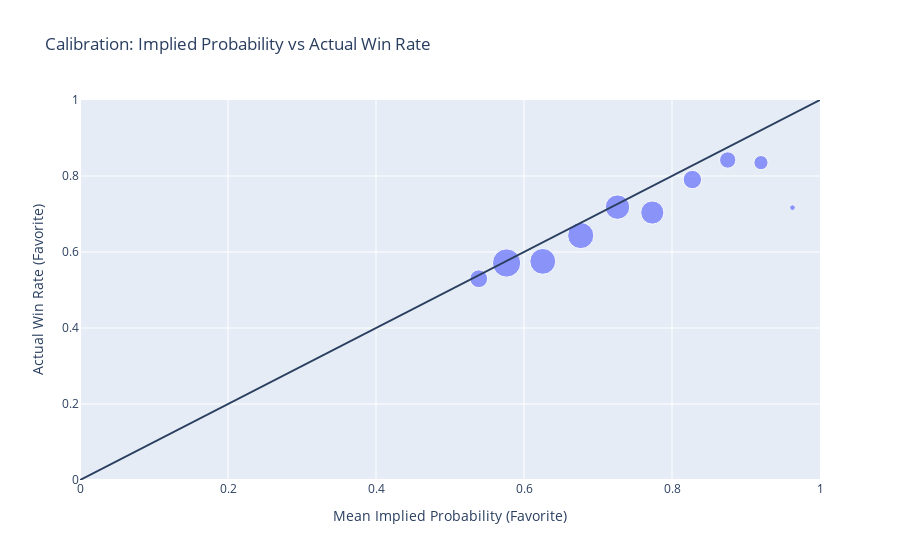

Here is the notebook cell this chart was saved with:
### Code cell
favorites = favorites.dropna(subset=["implied_prob"]).copy()

bins = np.linspace(0, 1, 21)  # 20 bins
favorites["prob_bin"] = pd.cut(favorites["implied_prob"], bins=bins, include_lowest=True)

calib = (
    favorites.groupby("prob_bin", as_index=False)
    .agg(
        implied_prob_mean=("implied_prob", "mean"),
        actual_win_rate=("favorite_won", "mean"),
        n=("favorite_won", "size")
    )
)

calib = calib[calib["n"] >= 10].copy()

fig_calib = px.scatter(
    calib,
    x="implied_prob_mean",
    y="actual_win_rate",
    size="n",
    hover_data=["n"],
    title="Calibration: Implied Probability vs Actual Win Rate"
)

fig_calib.add_shape(
    type="line",
    x0=0, y0=0,
    x1=1, y1=1
)

fig_calib.update_layout(
    xaxis_title="Mean Implied Probability (Favorite)",
    yaxis_title="Actual Win Rate (Favorite)",
    xaxis=dict(range=[0, 1]),
    yaxis=dict(range=[0, 1])
)

### Figure 1 — Plotly figure (JSON) as saved in the notebook; plotly's stock layout.template omitted (floating-point values rounded to 4 significant figures)
{"data": [{"customdata": [[1724], [4341], [3622], [3712], [3253], [2904], [1839], [1450], [1092], [173]], "hovertemplate": "implied_prob_mean=%{x}<br>actual_win_rate=%{y}<br>n=%{customdata[0]}<extra></extra>", "legendgroup": "", "marker": {"color": "#636efa", "size": [1724, 4341, 3622, 3712, 3253, 2904, 1839, 1450, 1092, 173], "sizemode": "area", "sizeref": 10.85, "symbol": "circle"}, "mode": "markers", "name": "", "orientation": "v", "showlegend": false, "type": "scatter", "x": [0.5389, 0.5765, 0.6254, 0.6767, 0.7263, 0.7734, 0.8275, 0.8753, 0.9202, 0.9628], "xaxis": "x", "y": [0.5296, 0.5711, 0.5754, 0.6433, 0.7181, 0.7039, 0.7906, 0.8421, 0.8352, 0.7168], "yaxis": "y"}], "layout": {"legend": {"itemsizing": "constant", "tracegroupgap": 0}, "shapes": [{"type": "line", "x0": 0, "x1": 1, "y0": 0, "y1": 1}], "title": {"text": "Calibration: Implied Probability vs Actual Win Rate"}, "xaxis": {"anchor": "y", "domain": [0, 1], "range": [0, 1], "title": {"text": "Mean Implied Probability (Favorite)"}}, "yaxis": {"anchor": "x", "domain": [0, 1], "range": [0, 1], "title": {"text": "Actual Win Rate (Favorite)"}}}}
